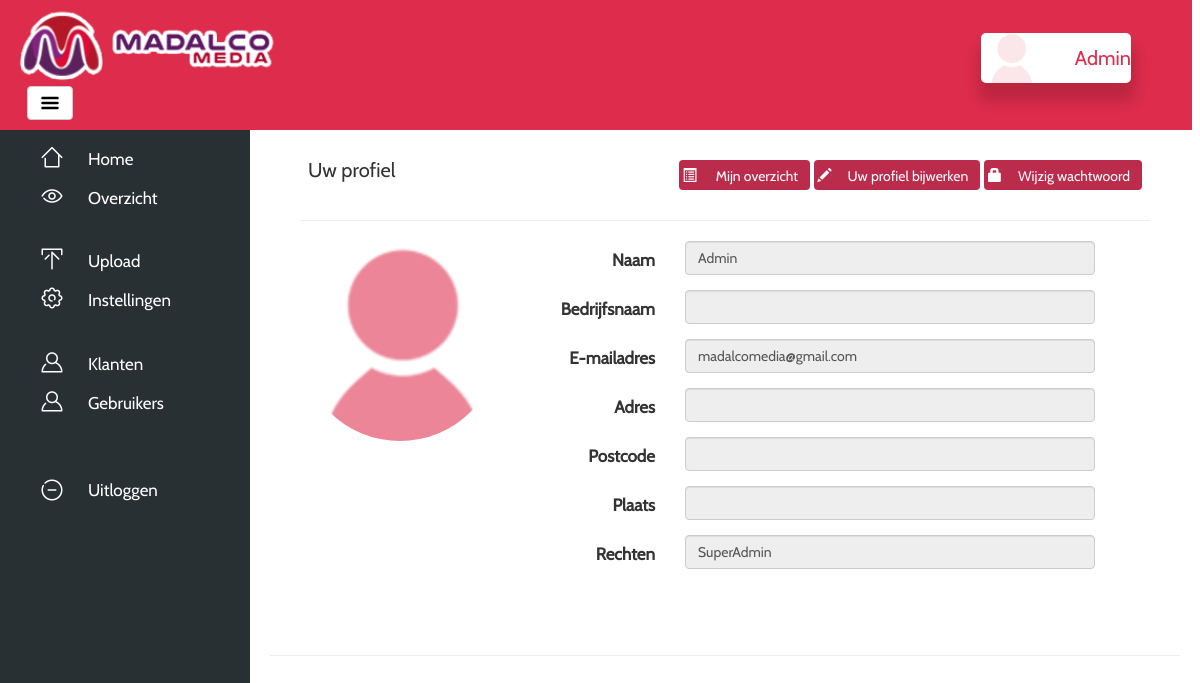
/?page=profile (signed in), run on the app's committed database.
### tables this page shows
CREATE TABLE `settings` (
  `id` int(11) NOT NULL,
  `SMTP` varchar(64) NOT NULL,
  `SMTPport` varchar(64) NOT NULL,
  `Email` varchar(64) NOT NULL,
  `Mailpass` varchar(64) NOT NULL,
  `Logo` varchar(100) NOT NULL,
  `Header` varchar(64) NOT NULL,
  `Host` varchar(64) NOT NULL,
  `globalmail` tinyint(1) NOT NULL,
  `contactmail` varchar(64) NOT NULL,
  `background` varchar(64) NOT NULL
);

CREATE TABLE `users` (
  `id` int(11) NOT NULL,
  `profimg` varchar(100) NOT NULL DEFAULT 'profile.png',
  `naam` varchar(60) NOT NULL,
  `email` varchar(60) NOT NULL,
  `altmail` varchar(60) NOT NULL,
  `paswoord` varchar(256) NOT NULL,
  `permgroup` int(11) NOT NULL DEFAULT '2',
  `bedrijfsnaam` varchar(64) NOT NULL,
  `adres` varchar(64) NOT NULL,
  `postcode` varchar(8) NOT NULL,
  `plaats` varchar(64) NOT NULL,
  `lang` varchar(4) NOT NULL DEFAULT 'nl',
  `active` tinyint(1) NOT NULL DEFAULT '1',
  `paswoordvergeten` varchar(256) NOT NULL,
  `passresetdate` datetime NOT NULL
);

CREATE TABLE `permgroup` (
  `id` int(11) NOT NULL,
  `userperm` int(11) NOT NULL,
  `name` varchar(64) NOT NULL,
  `assignable` int(11) NOT NULL
);

### config/constants.php (called while the page is built, shortened)
<?php
$user = new UserController();
if(isset($_SESSION['usr_id'])) {
 $usr = $user->getUserById($_SESSION['usr_id']);
}
if($usr['lang']) {
 switch($usr['lang']) {
  default:
   $language = 'nl';
   break;
 }
}
else {
 include_once 'language/nl.php';
}

### app/Controller/UserController.php (called while the page is built, shortened)
<?php
class UserController
{
    private $model;
    public function __construct()
    {
        $this->model = new User();
    }
    public function getPermission($row, $perm)
    {
        return $this->model->getPermission($row, $perm);
    }
    public function getAdminSettings()
    {
        return $this->model->getAdminSettings();
    }
    public function getPermissionGroup($id)
    {
        return $this->model->getPermissionGroup($id);
    }
    public function getPermissionGroupName($value)
    {
        return $this->model->getPermissionGroupName($value);
    }
    public function getUserById($id)
    {
        return $this->model->getUserById($id);
    }
}

### app/Model/User.php (called while the page is built, shortened)
<?php
class User
{
    private $db;
    public function __construct()
    {
        $this->db = new DbUser();
    }
    public function getAdminSettings()
    {
        return $this->db->getAdminSettings();
    }
    public function getPermission($row, $perm)
    {
        return $this->db->getPermission($row, $perm);
    }
    public function getPermissionGroup($id)
    {
        return $this->db->getPermissionGroup($id);
    }
    public function getPermissionGroupName($value)
    {
        return $this->db->getPermissionGroupName($value);
    }
    public function getUserById($id)
    {
        return $this->db->getUserById($id);
    }
}

### app/Model/DbUser.php (called while the page is built, shortened)
<?php
class DbUser extends Database
{
    public function getAdminSettings()
    {
        $sql = "SELECT * FROM `settings` WHERE `id` = '0'";
        if ($result = $this->dbQuery($sql)) {
            return mysqli_fetch_assoc($result);
        }
        return false;
    }
    public function getPermission($row, $perm)
    {
        $sql = "SELECT * FROM `permissions` WHERE `permission` = '{$perm}'";
        $result = $this->dbQuery($sql);
        $value = mysqli_fetch_assoc($result);
        $sql1 = "SELECT * FROM `permgroup` WHERE `userperm` = '{$row}'";
        $result1 = $this->dbQuery($sql1);
        $value1 = mysqli_fetch_assoc($result1);
        $groupname = $value1['name'];
        if ($value) {
            return $value[$groupname];
        }
    }
    public function getPermissionGroup($id)
    {
        $sql = "SELECT `permgroup` FROM `users` WHERE `id` = '{$id}'";
        if ($result = $this->dbQuery($sql)) {
            return mysqli_fetch_assoc($result);
        }
    }
    public function getPermissionGroupName($value)
    {
        $sql = "SELECT * FROM `permgroup` WHERE `userperm` = '{$value}'";
        $result = $this->dbQuery($sql);
        $value = mysqli_fetch_assoc($result);
        if ($value) {
            return $value;
        }
    }
    public function getUserById($id)
    {
        $sql = "SELECT * FROM `users` WHERE `id` = '{$id}'";
        $result = $this->dbQuery($sql);
        $value = mysqli_fetch_assoc($result);
        if ($value) {
            return $value;
        }
    }
}

### app/Model/Database.php (called while the page is built, shortened)
<?php
class Database
{
    protected $connection = null;
    public function __construct()
    {
        $this->connection = mysqli_connect(DB_SERVER, DB_USER, DB_PASS, DB_NAME) or die("There was a problem connecting to the database");
    }
    public function dbQuery($query)
    {
        $this->query_result = $this->connection->query($query);
        return $this->query_result;
    }
}

### config/load.php (called while the page is built, shortened)
<?php
require '../config/constants.php';

### app/Model/permissions.php (called while the page is built, shortened)
<?php
$user = new UserController();
if (isset($_SESSION['usr_id'])) {
    $leid = $user->getPermissionGroup($_SESSION['usr_id']);
    $perm = $user->getPermissionGroupName($leid['permgroup']);
    $mypermgroup = $perm['name'];
    $permgroup = $leid['permgroup'];
}

### app/view/profile.php (the view, shortened to what this page needs)
<?php
$user = new UserController();
$userinfo = $user->getUserById($_SESSION['usr_id']);
?>
<div id="page-content-wrapper">
    <div class="container-fluid">
        <div class="row">
            <div class="col-lg-12 profile">
                <div class="container">
                    <table style="width:100%">
                        <tr>
                            <th style="text-align: left;"><p class="NameText" style="font-weight: normal;"><?= TEXT_YOUR_PROFILE ?></p></th>
                            <th style="text-align: right;">
                                <a href="?page=useroverview">
                                    <button type="button" class="btn btn-labeled btn-success MyOverviewButton">
                                        <span class="btn-label"><i class="glyphicon glyphicon-list-alt"></i></span> <?= BUTTON_MYOVERVIEW ?>
                                    </button>
                                </a>
                                <a href="?page=editprofile">
                                    <button type="button" class="btn btn-labeled btn-success MyOverviewButton">
                                        <span class="btn-label"><i class="glyphicon glyphicon-pencil"></i></span><?= TEXT_EDIT_PROFILE ?>
                                    </button>
                                </a>
                                <a href="?page=newpassword">
                                    <button type="button" class="btn btn-labeled btn-success MyOverviewButton">
                                        <span class="btn-label"><i class="glyphicon glyphicon-lock"></i></span><?= TEXT_EDIT_PASSWORD ?>
                                    </button>
                                </a>
                            </th>
                        </tr>
                    </table>
                    <hr>
                    <div class="row">
                        <div class="col-md-3">
                            <div class="text-center">
                                <div style="background: url(<?= DIR_IMG . $userinfo['profimg'] ?>); background-size: cover; width: 200px; height: 200px; background-position: 50%; margin: 0 auto" class="avatar img-circle"></div>
                            </div>
                        </div>
                        <div class="col-md-9 personal-info">
                            <form class="form-horizontal" role="form">
                                <div class="form-group">
                                    <label class="col-lg-3 control-label"><?= TEXT_NAME ?></label>
                                    <div class="col-lg-8">
                                        <input disabled class="form-control" value="<?= $userinfo['naam'] ?>"
                                               type="text">
                                    </div>
                                </div>
                                <div class="form-group">
                                    <label class="col-lg-3 control-label"><?= TEXT_COMPANY_NAME ?></label>
                                    <div class="col-lg-8">
                                        <input disabled class="form-control" value="<?= $userinfo['bedrijfsnaam'] ?>"
                                               type="text">
                                    </div>
                                </div>
                                <div class="form-group">
                                    <label class="col-lg-3 control-label"><?= TEXT_EMAIL ?></label>
                                    <div class="col-lg-8">
                                        <input disabled class="form-control" value="<?= $userinfo['email'] ?>"
                                               type="text">
                                    </div>
                                </div>
                                <div class="form-group">
                                    <label class="col-lg-3 control-label"><?= TEXT_ADRESS ?></label>
                                    <div class="col-lg-8">
                                        <input disabled class="form-control" value="<?= $userinfo['adres'] ?>"
                                               type="text">
                                    </div>
                                </div>
                                <div class="form-group">
                                    <label class="col-lg-3 control-label"><?= TEXT_POSTALCODE ?></label>
                                    <div class="col-lg-8">
                                        <input disabled class="form-control" size="6"
                                               value="<?= $userinfo['postcode'] ?>" type="text">
                                    </div>
                                </div>
                                <div class="form-group">
                                    <label class="col-lg-3 control-label"><?= TEXT_CITY ?></label>
                                    <div class="col-lg-8">
                                        <input disabled class="form-control" value="<?= $userinfo['plaats'] ?>"
                                               type="text">
                                    </div>
                                </div>
                                <?php if ($user->getPermission($permgroup, 'CAN_EDIT_USER') == '1'){ ?>
                                <div class="form-group">
                                    <label class="col-lg-3 control-label"><?= TEXT_PERMISSION ?></label>
                                    <div class="col-lg-8">
                                        <input disabled class="form-control" value="<?= $mypermgroup ?>" type="text">
                                    </div>
                                </div>
                                <?php } ?>
                        </div>
                    </div>
                </div>
            </div>
        </div>
        <br/>
        <br/>
    </div>
    <hr>
</div>

### app/view/header.php (shortened to what this page needs)
<?php
require_once DIR_MODEL . 'permissions.php';
if (isset($_SESSION['usr_id'])) {
    $myuser = $user->getUserById($_SESSION['usr_id']);
    $myuser = $myuser['naam'];
} else if (isset($user)) {
    $thisuser = $user->getUserById($session->getUserId());
    $myuser = $thisuser['naam'];
} else {
    echo 'User';
}
$settings = new UserController();
$admin = $settings->getAdminSettings();
if (isset($_SESSION['accorduserid']) && !isset($_SESSION['usr_id'])) {
    $userinfo = $user->getUserById($_SESSION['accorduserid']);
    $imgsrc = 'icons/profile.png';
} else {
    $userinfo = $user->getUserById($_SESSION['usr_id']);
    if ($userinfo['profimg'] !== null) {
        $imgsrc = DIR_IMG . $userinfo['profimg'];
    } else {
        $imgsrc = '../icons/profile.png';
    }
}
?>
    <html lang="<?= $language ?>">
    <head>
        <link href="css/bootstrap.min.css" rel="stylesheet">
        <link href="css/select2.min.css" rel="stylesheet"/>
        <link href="css/styles.css" rel="stylesheet">
        <link rel="stylesheet" type="text/css" href="css/dropzone.css" />
        <link rel="stylesheet" href="css/jquery-ui.css">
        <link rel="stylesheet" href="css/jquery.dataTables.min.css">
    </head>
<body>
    <div id="header" style="background: <?= $admin['Header']; ?>">
        <div id="MenuSide">
            <img src="<?= DIR_PUBLIC . $admin['Logo'] ?>" style="width:auto;height:75%;"/>
        </div>
        <div id="MenuButton">
            <a href="#menu-toggle" class="btn btn-default" id="menu-toggle"><img src="icons/menu-alt-20.png"></a>
        </div>
    </div>
    <div id="NameSide">
        <a style="text-decoration: none;" href="?page=profile">
            <div id="UserBlock" style="text-decoration: none;">
                <div id="UserBlockImage" style="background-image: url('<?= $imgsrc ?>');"></div>
                <div id="LoggedInAs"><?= $myuser ?></div>
            </div>
        </a>
    </div>
<div id="wrapper">
    <div id="sidebar-wrapper">
        <ul class="sidebar-nav">
            <li class="nav-button-home">
                <a href="?page=dashboard"><?= TEXT_HOME ?></a>
            </li>
            <li class="nav-button-all">
                <a href="?page=overview"><?= TEXT_OVERVIEW ?></a>
            </li>
            <br/>
            <?php if ($user->getPermission($permgroup, 'CAN_UPLOAD') == 1) { ?>
                <li class="nav-button-upload">
                    <a href="?page=uploadoverview"><?= TEXT_UPLOAD ?></a>
                </li>
            <?php } ?>
            <?php if ($user->getPermission($permgroup, 'CAN_EDIT_SETTINGS') == 1) { ?>
                <li class="nav-button-settings">
                    <a href="?page=settings"><?= TEXT_SETTINGS ?></a>
                </li>
            <?php } ?>
            <br/>
            <?php if ($user->getPermission($permgroup, 'CAN_SHOW_KLANTPAGINA') == 1) { ?>
                <li class="nav-button-users">
                    <a href="?page=manageclients"><?= TEXT_CLIENT ?></a>
                </li>
            <?php } ?>
            <?php if ($user->getPermission($permgroup, 'CAN_SHOW_USERS') == 1) { ?>
                <li class="nav-button-users">
                    <a href="?page=manageusers"><?= TEXT_USER ?></a>
                </li>
            <?php } ?>
            <br/>
            <br/>
            <li class="nav-button-logout">
                <a href="?page=logout"><?= TEXT_LOGOUT ?></a>
            </li>
        </ul>
    </div>

### data on the page
settings: Logo (picture)
users: profimg (placeholder picture), naam "Admin", email "madalcomedia@gmail.com"
permgroup: name "SuperAdmin"

### other printed values
TEXT_HOME "Home"
TEXT_OVERVIEW "Overzicht"
TEXT_UPLOAD "Upload"
TEXT_SETTINGS "Instellingen"
TEXT_CLIENT "Klanten"
TEXT_USER "Gebruikers"
TEXT_LOGOUT "Uitloggen"
TEXT_YOUR_PROFILE "Uw profiel"
BUTTON_MYOVERVIEW "Mijn overzicht"
TEXT_EDIT_PROFILE "Uw profiel bijwerken"
TEXT_EDIT_PASSWORD "Wijzig wachtwoord"
TEXT_NAME "Naam"
TEXT_COMPANY_NAME "Bedrijfsnaam"
TEXT_EMAIL "E-mailadres"
TEXT_ADRESS "Adres"
